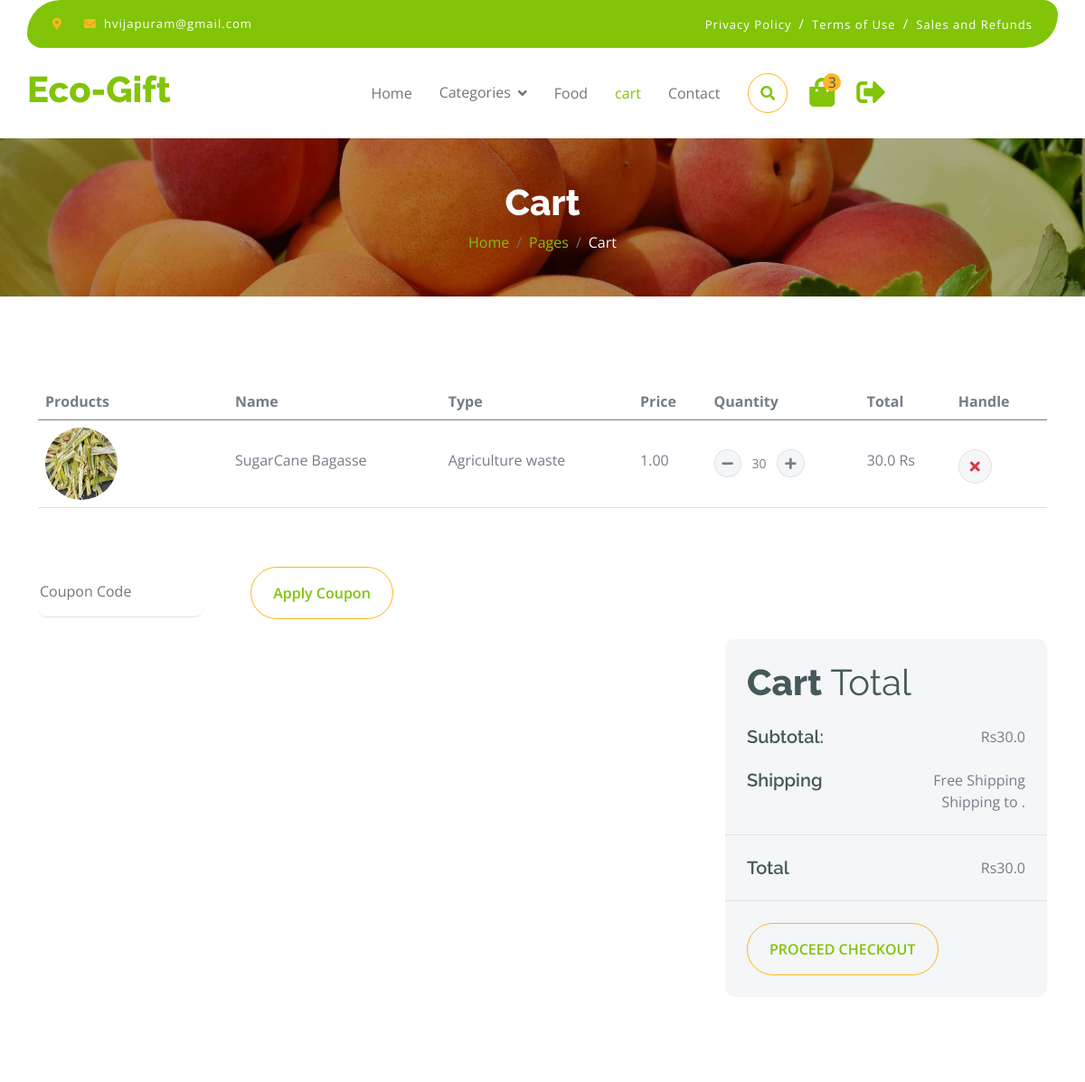
The app's page /products/cart (signed in, upper part), older data.
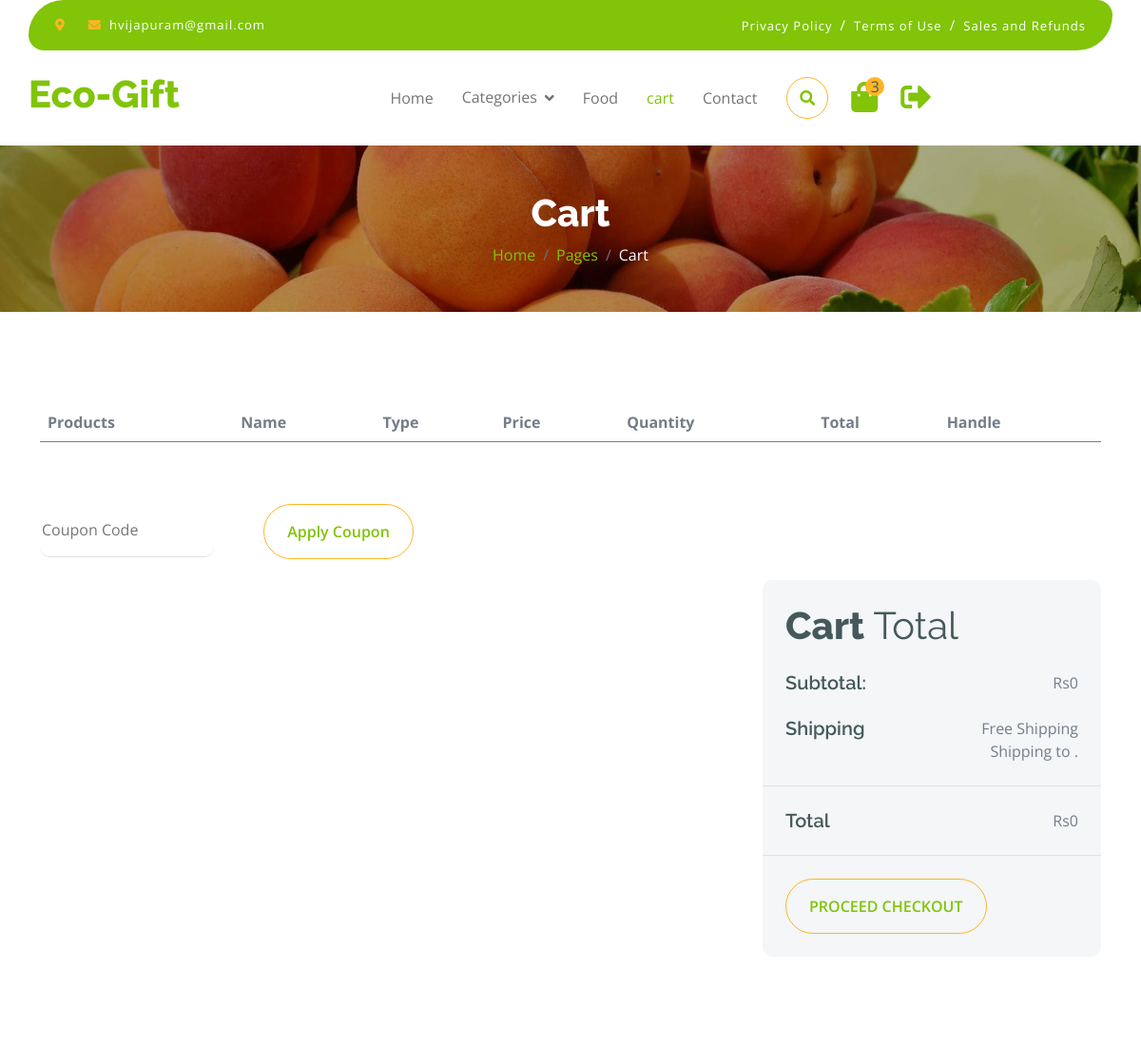
The same page, newer data.
### products/models.py (models this page shows)
class CartItem(models.Model):
    cart = models.ForeignKey(Cart, on_delete=models.CASCADE, related_name='items')
    product = models.ForeignKey(Product, on_delete=models.CASCADE)
    quantity = models.PositiveIntegerField(default=1)
    def __str__(self):
        return f"{self.product.Name} ({self.quantity})"

class Product(models.Model):
  Name = models.CharField(max_length=255)
  Description = models.TextField(blank=True)
  Price = models.CharField(max_length=10)
  Category = models.ForeignKey(Category, on_delete=models.CASCADE)
  Image = models.ImageField(upload_to='products/', blank=True)
  Seller = models.ForeignKey(Seller, on_delete=models.CASCADE, default = 1)

class Category(models.Model):
  Name = models.CharField(max_length=255)
  def __str__(self):
    return self.Name

### products/views.py (the view)
# urls.py: path('cart', views.view_cart, name="cart"),
def view_cart(request):
    try:
        cart = Cart.objects.get(customer=request.user)
        print(cart)
        if cart:
            cart_items = CartItem.objects.filter(cart=cart)
            print(cart_items)
            subtotal = sum(float(item.product.Price) * float(item.quantity) for item in cart_items)
        else:
            cart_items = []
            subtotal = 0
        context = {
            'cart': cart,
            'cart_items': cart_items,
            'subtotal': subtotal,
        }
        print(cart_items)
        return render(request, 'cart.html', context)
    except Cart.DoesNotExist:
        return render(request, 'cart.html', {'cart': None, 'cart_items': [], 'subtotal': 0})
    except Exception as e:
        print(f"An error occurred: {e}")
        return render(request, 'cart.html', {'cart': None, 'cart_items': [], 'subtotal': 0})

### products/context_processors.py (called while the page is built)
def user_email(request):
    if request.user.is_authenticated:
        return {'user_email': request.user.email}
    return {user_email: 'Please login into your account'}

### products/models.py (called while the page is built)
    def __str__(self):
        return f"Cart of {self.customer.username}"

### products/templatetags/custom_filters.py (called while the page is built)
@register.filter(name='mul')
def multiply(value, arg):
    try:
        return float(value) * float(arg)
    except (ValueError, TypeError):
        return ''

### templates/cart.html (shortened to what the changed rows need)
{% extends "base.html" %}
{% load static %}
{% load custom_filters %}
{% block content %}
        <div class="container-fluid page-header py-5">
            <h1 class="text-center text-white display-6">Cart</h1>
        </div>
{% if not user.is_authenticated %}
<div class="loginRequest" style="display: flex; align-items: center; justify-content:center; padding: 9%; margin: 9%; gap: 2%;">
<h3>Please login into Your Account , to access Cart</h3><a href="{% url 'loginCus' %}" class="my-auto">
    <i class="fas fa-user fa-2x"></i>
</a>
</div>
{% else %}
<div class="container-fluid py-5">
    <div class="container py-5">
        <div class="table-responsive">
            <table class="table">
                <thead>
                    <tr>
                        <th scope="col">Products</th>
                        <th scope="col">Name</th>
                        <th scope="col">Type</th>
                        <th scope="col">Price</th>
                        <th scope="col">Quantity</th>
                        <th scope="col">Total</th>
                        <th scope="col">Handle</th>
                    </tr>
                </thead>
                <tbody>
                    {% for item in cart_items %}
                    <tr>
                        <td>
                            <div class="d-flex align-items-center">
                                <img src="{{ item.product.Image.url }}" class="img-fluid me-5 rounded-circle" style="width: 80px; height: 80px;" alt="">
                            </div>
                        </td>
                        <td>
                            <p class="mb-0 mt-4">{{ item.product.Name }}</p>
                        </td>
                        <td>
                            <p class="mb-0 mt-4">{{ item.product.Category }}</p>
                        </td>
                        <td>
                            <p class="mb-0 mt-4">{{ item.product.Price }}</p>
                        </td>
                        <td>
                            <div class="input-group quantity mt-4" style="width: 100px;">
                                <div class="input-group-btn">
                                    <button class="btn btn-sm btn-minus rounded-circle bg-light border" onclick="return increment(this)" data-id="{{ item.id }}" data-use="decrease">
                                        <i class="fa fa-minus"></i>
                                    </button>
                                </div>
                                <input type="text" class="form-control form-control-sm text-center border-0" value="{{ item.quantity }}" id="cart-quantity-{{ item.id }}" data-id="{{ item.id }}" onchange="return change(this)">
                                <div class="input-group-btn">
                                    <button class="btn btn-sm btn-plus rounded-circle bg-light border" onclick="return increment(this)" data-id="{{ item.id }}" data-use="increase">
                                        <i class="fa fa-plus"></i>
                                    </button>
                                </div>
                            </div>
                        </td>
                        <td>
                            <p class="mb-0 mt-4">{{ item.product.Price|mul:item.quantity }} Rs</p>
                        </td>
                        <td>
                            <a href="{% url 'discardItem' item.id %}">
                            <button class="btn btn-md rounded-circle bg-light border mt-4">
                                <i class="fa fa-times text-danger"></i>
                            </button>
                            </a>
                        </td>
                    </tr>
                    {% endfor %}
                </tbody>
            </table>
        </div>
        <div class="mt-5">
            <input type="text" class="border-0 border-bottom rounded me-5 py-3 mb-4" placeholder="Coupon Code">
            <button class="btn border-secondary rounded-pill px-4 py-3 text-primary" type="button">Apply Coupon</button>
        </div>
        <div class="row g-4 justify-content-end">
            <div class="col-8"></div>
            <div class="col-sm-8 col-md-7 col-lg-6 col-xl-4">
                <div class="bg-light rounded">
                    <div class="p-4">
                        <h1 class="display-6 mb-4">Cart <span class="fw-normal">Total</span></h1>
                        <div class="d-flex justify-content-between mb-4">
                            <h5 class="mb-0 me-4">Subtotal:</h5>
                            <p class="mb-0">Rs{{ subtotal }}</p>
                        </div>
                        <div class="d-flex justify-content-between">
                            <h5 class="mb-0 me-4">Shipping</h5>
                            <div>
                                <p class="mb-0">Free Shipping</p>
                            </div>
                        </div>
                        <p class="mb-0 text-end">Shipping to {{ request.user.customer.location }}.</p>
                    </div>
                    <div class="py-4 mb-4 border-top border-bottom d-flex justify-content-between">
                        <h5 class="mb-0 ps-4 me-4">Total</h5>
                        <p class="mb-0 pe-4">Rs{{ subtotal }}</p>
                    </div>
                    <button class="btn border-secondary rounded-pill px-4 py-3 text-primary text-uppercase mb-4 ms-4" type="button"><a href="{% url 'checkout' %}">Proceed Checkout</a></button>
                </div>
            </div>
        </div
    </div>
</div>
{% endif %}
{% endblock content %}

Row changes from the older to the newer data that the page shows:
removed CartItem: product.Image (picture), product.Name "SugarCane Bagasse", product.Category "Agriculture waste", product.Price "1.00", quantity "30", product.Price|mul "30.0"
Text that changed along with them:
{{ subtotal }}: "30.0" → "0"
